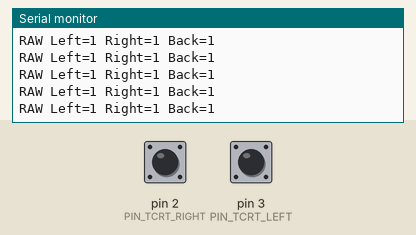
Recording of a sketch running on a simulated Arduino Uno, built with avr-gcc and run on an emulated ATmega328P. On the bench: the last lines printed to the serial monitor. The inputs (shaded band) are chosen by the test bench; at power-on: pin 2 (PIN_TCRT_RIGHT) HIGH, pin 3 (PIN_TCRT_LEFT) HIGH.

Above: at 1.2 s.
1.3 s: pin 2 (PIN_TCRT_RIGHT) pulled LOW for 0.3 s
At 1.53 s:
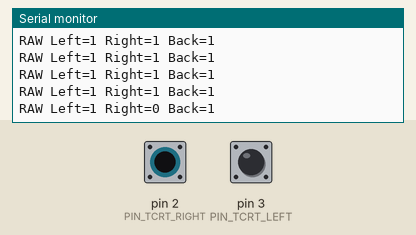
3.1 s: pin 3 (PIN_TCRT_LEFT) pulled LOW for 0.3 s
At 3.53 s:
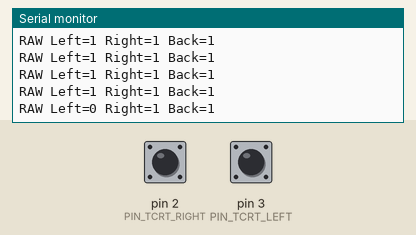

Measured:
- after the input at 1.3 s, the serial monitor: prints a new line after 0.05 s (image 1)
- after the input at 3.1 s, the serial monitor: prints a new line after 0.25 s (image 2)

The sketch:

test_tcrt5000.ino
```cpp
const byte PIN_TCRT_LEFT = 3;
const byte PIN_TCRT_RIGHT = 2;
const byte PIN_TCRT_BACK = 0;

void setup() {
  Serial.begin(9600);
  pinMode(PIN_TCRT_LEFT, INPUT_PULLUP);
  pinMode(PIN_TCRT_RIGHT, INPUT_PULLUP);
  pinMode(PIN_TCRT_BACK, INPUT_PULLUP);
  Serial.println("Prueba RAW TCRT5000: Left D3, Right D2, Back D0");
  Serial.println("Nota: Back usa D0/RX; si falla carga o Serial, desconectar temporalmente Back.");
}

void loop() {
  int left = digitalRead(PIN_TCRT_LEFT);
  int right = digitalRead(PIN_TCRT_RIGHT);
  int back = digitalRead(PIN_TCRT_BACK);
  Serial.print("RAW Left=");
  Serial.print(left);
  Serial.print(" Right=");
  Serial.print(right);
  Serial.print(" Back=");
  Serial.println(back);
  delay(250);
}
```
